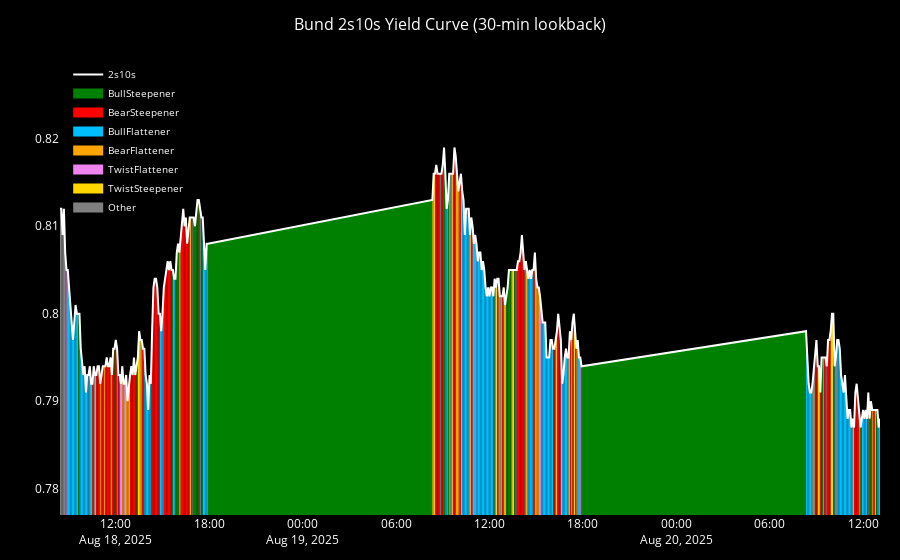

This figure's notebook cell:
### Code cell
plot_yield_curve_regimes_plotly(classify_regime(Bund_combined), "Bund")
